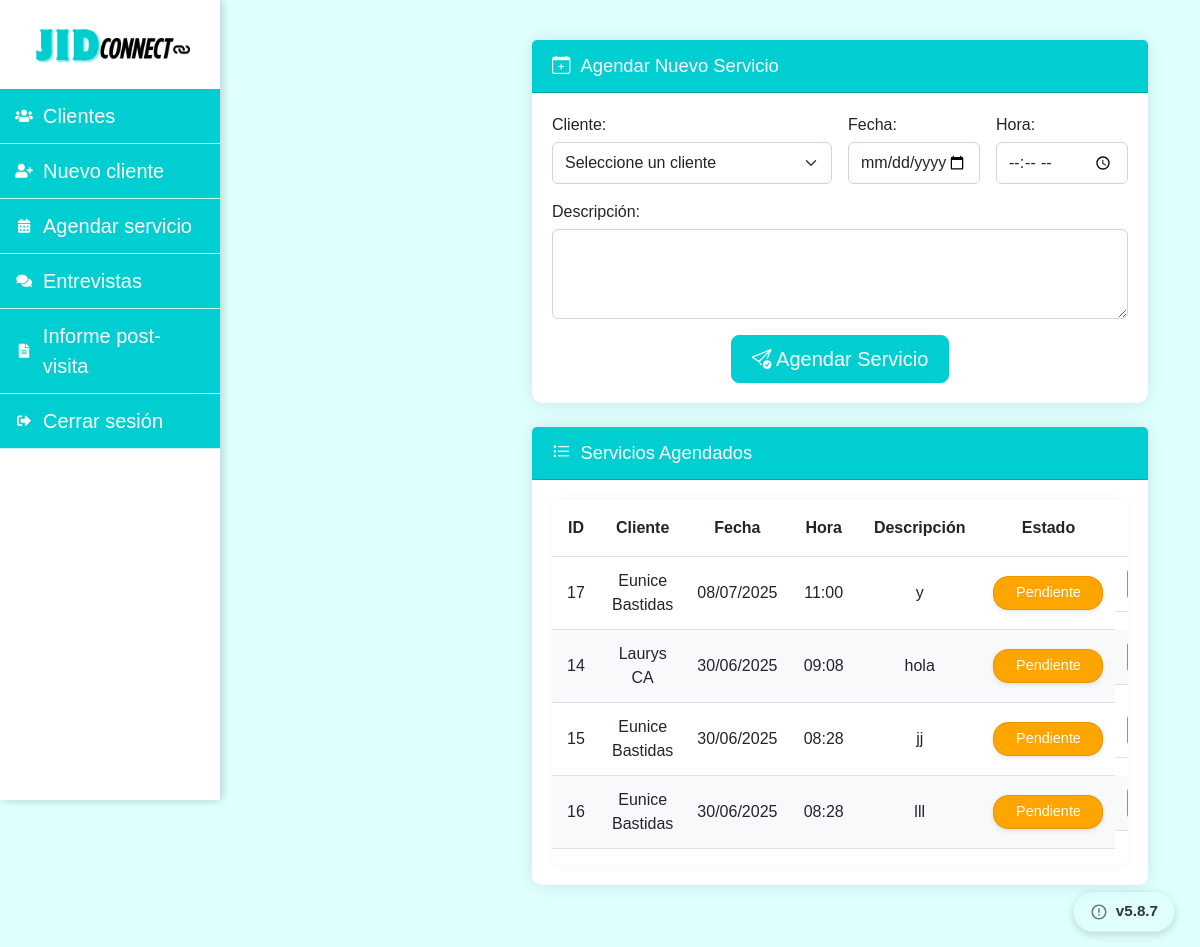
/agenda.php (signed in), run on the app's committed database.
### tables this page shows
CREATE TABLE `servicios` (
  `id` int(11) NOT NULL,
  `cliente_id` int(11) NOT NULL,
  `usuario_id` int(11) NOT NULL,
  `fecha` date NOT NULL,
  `hora` time NOT NULL,
  `descripcion` text NOT NULL,
  `estado` enum('pendiente','en_progreso','completado','cancelado') DEFAULT 'pendiente',
  `fecha_creacion` datetime DEFAULT current_timestamp()
);

CREATE TABLE `clientes` (
  `id` int(11) NOT NULL,
  `nombre` varchar(100) NOT NULL,
  `correo` varchar(100) NOT NULL,
  `rif` int(10) NOT NULL,
  `ubicacion` text NOT NULL,
  `telefono` int(11) NOT NULL,
  `n_equipos` int(11) NOT NULL DEFAULT 0,
  `fecha_registro` datetime DEFAULT current_timestamp(),
  `estado` enum('activo','inactivo') NOT NULL DEFAULT 'activo' COMMENT 'Estado del cliente: activo o inactivo'
);

### permisos.php (called while the page is built, shortened)
<?php
   function tienePermiso($modulo, $accion) {
    if ($_SESSION['id_cargo'] == 1) {
        return true;
    }
}
?>

### agenda.php (the view, shortened to what this page needs)
<?php
require_once 'permisos.php';
$conexion = obtenerConexion();
try {
    $servicios = [];
$sql_servicios = "SELECT s.id, c.nombre as cliente, s.fecha, s.hora, s.descripcion, s.estado
                 FROM servicios s
                 JOIN clientes c ON s.cliente_id = c.id
                 ORDER BY s.fecha DESC, s.hora DESC";
$result_servicios = $conexion->query($sql_servicios);
if ($result_servicios && $result_servicios->num_rows > 0) {
    while ($row = $result_servicios->fetch_assoc()) {
        $servicios[] = $row;
    }
}
} catch (Exception $e) {
    $error = "Error al obtener datos: " . $e->getMessage();
}
?>
<!DOCTYPE html>
<html lang="es">
<head>
    <link href="https://cdn.jsdelivr.net/npm/bootstrap@5.3.0/dist/css/bootstrap.min.css" rel="stylesheet">
    <link rel="stylesheet" href="https://cdn.jsdelivr.net/npm/bootstrap-icons@1.10.0/font/bootstrap-icons.css">
    <link rel="stylesheet" href="css/agenda.css">
</head>
<body>
    <div class="menu-container">
        <?php include('menu.php'); ?>
    </div>
    <div class="main-content">
        <div class="container">
        <div class="main-content">
            <div class="content-wrapper">
            <?php if (tienePermiso('agenda', 'puede_crear')): ?>
            <div class="card mb-4">
                <div class="card-header">
                    <h2 class="h5 mb-0"><i class="bi bi-calendar-plus"></i> Agendar Nuevo Servicio</h2>
                </div>
                <div class="card-body">
                    <form method="POST" id="formAgendar">
                        <div class="row g-3">
                            <div class="col-md-6">
                                <label for="cliente_id" class="form-label">Cliente:</label>
                                <select id="cliente_id" name="cliente_id" class="form-select" required>
                                    <option value="">Seleccione un cliente</option>
                                </select>
                            </div>
                            <div class="col-md-3">
                                <label for="fecha" class="form-label">Fecha:</label>
                                <input type="date" id="fecha" name="fecha" class="form-control"
                                       min="<?= date('Y-m-d') ?>" required>
                            </div>
                            <div class="col-md-3">
                                <label for="hora" class="form-label">Hora:</label>
                                <input type="time" id="hora" name="hora" class="form-control"
                                       min="09:00" max="16:00" required>
                            </div>
                            <div class="col-12">
                                <label for="descripcion" class="form-label">Descripción:</label>
                                <textarea id="descripcion" name="descripcion" class="form-control"
                                          rows="3" required></textarea>
                            </div>
                            <div class="col-12 text-center">
                                <button type="submit" name="agendar" class="btn btn-primary btn-lg">
                                    <i class="bi bi-send-check"></i> Agendar Servicio
                                </button>
                            </div>
                        </div>
                    </form>
                </div>
            </div>
            <?php endif; ?>
        </div>
            <div class="card">
                <div class="card-header">
                    <h2 class="h5 mb-0"><i class="bi bi-list-task"></i> Servicios Agendados</h2>
                </div>
                <div class="card-body">
                    <?php if (count($servicios) > 0): ?>
                        <div class="table-responsive">
                            <table class="table table-hover">
                                <thead>
                                    <tr>
                                        <th>ID</th>
                                        <th>Cliente</th>
                                        <th>Fecha</th>
                                        <th>Hora</th>
                                        <th>Descripción</th>
                                        <th>Estado</th>
                                        <th>Acciones</th>
                                    </tr>
                                </thead>
                                <tbody>
                                    <?php foreach ($servicios as $servicio): ?>
                                        <tr>
                                            <td><?= htmlspecialchars($servicio['id']) ?></td>
                                            <td><?= htmlspecialchars($servicio['cliente']) ?></td>
                                            <td><?= date('d/m/Y', strtotime($servicio['fecha'])) ?></td>
                                            <td><?= date('H:i', strtotime($servicio['hora'])) ?></td>
                                            <td><?= htmlspecialchars($servicio['descripcion']) ?></td>
                                            <td>
                                                <?php if (tienePermiso('agenda', 'puede_editar')): ?>
                                                <form method="POST" class="d-inline">
                                                    <select name="nuevo_estado"
                                                            class="estado-select estado-<?= str_replace(' ', '_', strtolower($servicio['estado'])) ?>"
                                                            onchange="this.form.submit()"
                                                            data-estado="<?= $servicio['estado'] ?>">
                                                        <option value="pendiente" <?= $servicio['estado'] == 'pendiente' ? 'selected' : '' ?>>Pendiente</option>
                                                    </select>
                                                </form>
                                                <?php endif; ?>
                                            </td>
                                            <td class="action-buttons">
                                            </td>
                                        </tr>
                                    <?php endforeach; ?>
                                </tbody>
                            </table>
                        </div>
                    <?php else: ?>
                        <div class="alert alert-info text-center mb-0">No hay servicios agendados</div>
                    <?php endif; ?>
                </div>
            </div>
        </div>
    </div>
</body>
</html>

### css/agenda.css (style rules this page uses)
* { box-sizing: border-box; margin: 0; padding: 0; }
body { font-family: 'Arial', sans-serif; background-color: #E0FFFF; color: #333; min-height: 100vh; padding: 0; margin: 0; }
.main-content { margin-left: 280px; padding: 30px; width: calc(100% - 280px); min-height: 100vh; box-sizing: border-box; display: flex; flex-direction: column; align-items: center; }
.estado-select { padding: 5px 10px; border-radius: 15px; border: none; font-weight: 500; cursor: pointer; outline: none; box-shadow: 0 2px 4px rgba(0,0,0,0.1); transition: all 0.3s ease; appearance: none; -webkit-appearance: none; -moz-appearance: none; text-align: center; min-width: 120px; display: inline-block; font-size: 0.9em; background-color: white; color: #333; margin: 2px 0; }
.estado-select.estado-pendiente { background-color: #FFA500; color: white; border: 1px solid #e69500; }
.estado-select option { padding: 8px; background: white; color: #333; text-align: center; }
td form { display: flex; justify-content: center; }
.card { border: none; border-radius: 10px; box-shadow: 0 0 20px rgba(0, 0, 0, 0.1); width: 100%; margin-bottom: 2rem; background-color: white; }
.card-header { background-color: #00CED1; color: white; padding: 15px 20px; border-radius: 10px 10px 0 0; }
.card-header h2.h5 { color: white; margin-bottom: 0; font-size: 1.25rem; display: flex; align-items: center; gap: 10px; }
.card-body { padding: 20px; }
.table-responsive { border-radius: 8px; overflow: hidden; width: 100%; margin: 0 auto; box-shadow: 0 0 10px rgba(0,0,0,0.05); }
table { margin-bottom: 0; width: 100%; border-collapse: separate; border-spacing: 0; background-color: white; }
th { font-weight: 600; padding: 1rem !important; background-color: #00CED1; color: white; position: sticky; top: 0; text-align: center; vertical-align: middle; }
td { vertical-align: middle; padding: 0.75rem !important; background-color: white; text-align: center; }
tr:nth-child(even) td { background-color: #f8f9fa; }
.action-buttons { display: flex; gap: 8px; justify-content: center; }
.form-label { font-weight: 500; margin-bottom: 5px; }
.form-control, .form-select { border-radius: 6px; padding: 8px 12px; border: 1px solid #ced4da; transition: border-color 0.15s ease-in-out, box-shadow 0.15s ease-in-out; }
.btn-primary { background-color: #00CED1; border-color: #00CED1; padding: 8px 20px; font-weight: 500; }
@media (max-width: 1440px) { .main-content { padding: 25px; } }
@media (max-width: 1440px) { .content-wrapper { max-width: 1100px; } }
@media (max-width: 1200px) { .main-content { margin-left: 240px; width: calc(100% - 240px); padding: 20px; } }
@media (max-width: 1200px) { .card-header h2.h5 { font-size: 1.15rem; } }
@media (max-width: 1200px) { .estado-select { min-width: 110px; } }

### css/menu.css (style rules this page uses)
.menu-container { width: 220px; min-width: 220px; background-color: white; box-shadow: 2px 0 10px rgba(0,0,0,0.1); height: 100vh; position: fixed; left: 0; top: 0; z-index: 1000; overflow-y: auto; }

### data on the page
servicios: id "17", cliente.nombre "Eunice Bastidas", fecha "08/07/2025", hora "11:00", descripcion "y", nuevo_estado "Pendiente"
servicios: id "14", cliente.nombre "Laurys CA", fecha "30/06/2025", hora "09:08", descripcion "hola", nuevo_estado "Pendiente"
servicios: id "15", cliente.nombre "Eunice Bastidas", fecha "30/06/2025", hora "08:28", descripcion "jj", nuevo_estado "Pendiente"
servicios: id "16", cliente.nombre "Eunice Bastidas", fecha "30/06/2025", hora "08:28", descripcion "lll", nuevo_estado "Pendiente"
